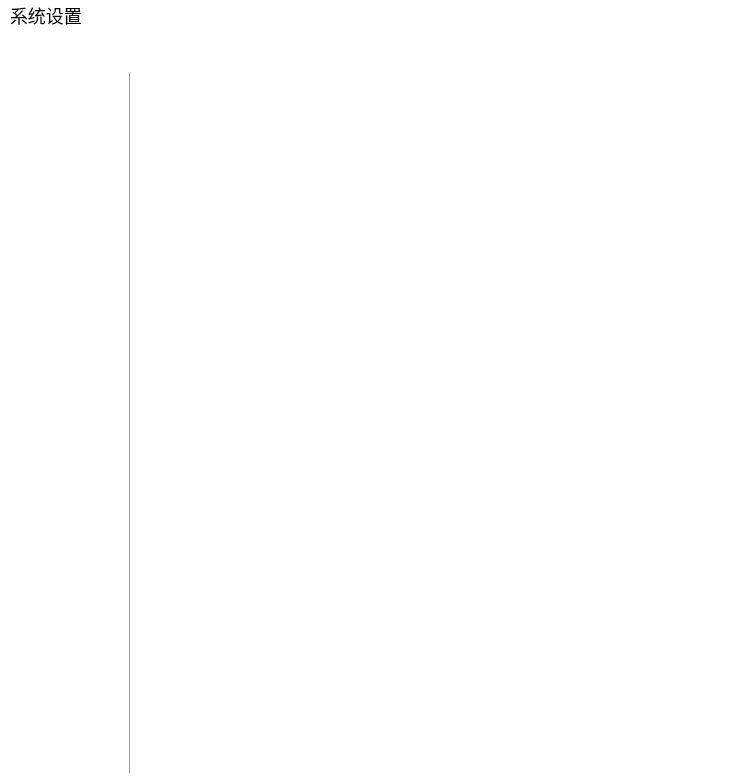
<?xml version="1.0" encoding="UTF-8"?>
<ui version="4.0">
 <class>WinSystemSetup</class>
 <widget class="QWidget" name="WinSystemSetup">
  <property name="geometry">
   <rect>
    <x>0</x>
    <y>0</y>
    <width>754</width>
    <height>784</height>
   </rect>
  </property>
  <property name="windowTitle">
   <string>WinSystemSetup</string>
  </property>
  <layout class="QHBoxLayout" name="horizontalLayout">
   <property name="spacing">
    <number>0</number>
   </property>
   <property name="leftMargin">
    <number>0</number>
   </property>
   <property name="topMargin">
    <number>0</number>
   </property>
   <property name="rightMargin">
    <number>0</number>
   </property>
   <property name="bottomMargin">
    <number>0</number>
   </property>
   <item>
    <widget class="QWidget" name="widget" native="true">
     <property name="styleSheet">
      <string notr="true">background:#fff;</string>
     </property>
     <layout class="QVBoxLayout" name="verticalLayout">
      <property name="spacing">
       <number>0</number>
      </property>
      <property name="leftMargin">
       <number>0</number>
      </property>
      <property name="topMargin">
       <number>0</number>
      </property>
      <property name="rightMargin">
       <number>0</number>
      </property>
      <property name="bottomMargin">
       <number>0</number>
      </property>
      <item>
       <widget class="QWidget" name="widget_2" native="true">
        <property name="maximumSize">
         <size>
          <width>16777215</width>
          <height>30</height>
         </size>
        </property>
        <layout class="QHBoxLayout" name="horizontalLayout_3">
         <property name="spacing">
          <number>0</number>
         </property>
         <property name="leftMargin">
          <number>0</number>
         </property>
         <property name="topMargin">
          <number>0</number>
         </property>
         <property name="rightMargin">
          <number>0</number>
         </property>
         <property name="bottomMargin">
          <number>0</number>
         </property>
         <item>
          <widget class="QLabel" name="label">
           <property name="styleSheet">
            <string notr="true">font-size:18px;
</string>
           </property>
           <property name="text">
            <string>  系统设置</string>
           </property>
          </widget>
         </item>
         <item>
          <widget class="QPushButton" name="BtnClose">
           <property name="minimumSize">
            <size>
             <width>30</width>
             <height>30</height>
            </size>
           </property>
           <property name="maximumSize">
            <size>
             <width>30</width>
             <height>30</height>
            </size>
           </property>
           <property name="styleSheet">
            <string notr="true">border:none;</string>
           </property>
           <property name="text">
            <string/>
           </property>
           <property name="iconSize">
            <size>
             <width>30</width>
             <height>30</height>
            </size>
           </property>
          </widget>
         </item>
        </layout>
       </widget>
      </item>
      <item>
       <widget class="QWidget" name="widget_3" native="true">
        <layout class="QHBoxLayout" name="horizontalLayout_2">
         <property name="spacing">
          <number>0</number>
         </property>
         <property name="leftMargin">
          <number>30</number>
         </property>
         <property name="topMargin">
          <number>43</number>
         </property>
         <item>
          <widget class="QWidget" name="widget_4" native="true">
           <property name="minimumSize">
            <size>
             <width>100</width>
             <height>0</height>
            </size>
           </property>
           <property name="maximumSize">
            <size>
             <width>100</width>
             <height>16777215</height>
            </size>
           </property>
           <property name="styleSheet">
            <string notr="true">QPushButton{
font-size:18px;
border:none;
cursor:pointer;
}
QWidget#widget_4{
  border-right:1px solid #999;
}</string>
           </property>
           <layout class="QVBoxLayout" name="verticalLayout_2">
            <item>
             <widget class="QPushButton" name="BtnRule">
              <property name="minimumSize">
               <size>
                <width>0</width>
                <height>40</height>
               </size>
              </property>
              <property name="text">
               <string/>
              </property>
             </widget>
            </item>
            <item>
             <widget class="QPushButton" name="BtnPwd">
              <property name="minimumSize">
               <size>
                <width>0</width>
                <height>40</height>
               </size>
              </property>
              <property name="text">
               <string/>
              </property>
             </widget>
            </item>
            <item>
             <widget class="QPushButton" name="BtnDebug">
              <property name="minimumSize">
               <size>
                <width>0</width>
                <height>40</height>
               </size>
              </property>
              <property name="text">
               <string/>
              </property>
             </widget>
            </item>
            <item>
             <widget class="QPushButton" name="BtnGuide">
              <property name="minimumSize">
               <size>
                <width>0</width>
                <height>40</height>
               </size>
              </property>
              <property name="text">
               <string/>
              </property>
             </widget>
            </item>
            <item>
             <spacer name="verticalSpacer">
              <property name="orientation">
               <enum>Qt::Vertical</enum>
              </property>
              <property name="sizeHint" stdset="0">
               <size>
                <width>20</width>
                <height>40</height>
               </size>
              </property>
             </spacer>
            </item>
           </layout>
          </widget>
         </item>
         <item>
          <widget class="QWidget" name="widget_5" native="true">
           <layout class="QHBoxLayout" name="horizontalLayout_4">
            <property name="spacing">
             <number>0</number>
            </property>
            <property name="leftMargin">
             <number>0</number>
            </property>
            <property name="topMargin">
             <number>0</number>
            </property>
            <property name="rightMargin">
             <number>0</number>
            </property>
            <property name="bottomMargin">
             <number>0</number>
            </property>
            <item>
             <widget class="QStackedWidget" name="SystemstackedWidget">
              <property name="minimumSize">
               <size>
                <width>0</width>
                <height>0</height>
               </size>
              </property>
              <property name="maximumSize">
               <size>
                <width>16777215</width>
                <height>16777215</height>
               </size>
              </property>
              <property name="currentIndex">
               <number>-1</number>
              </property>
             </widget>
            </item>
           </layout>
          </widget>
         </item>
        </layout>
       </widget>
      </item>
     </layout>
    </widget>
   </item>
  </layout>
 </widget>
 <layoutdefault spacing="6" margin="11"/>
 <resources/>
 <connections/>
</ui>
